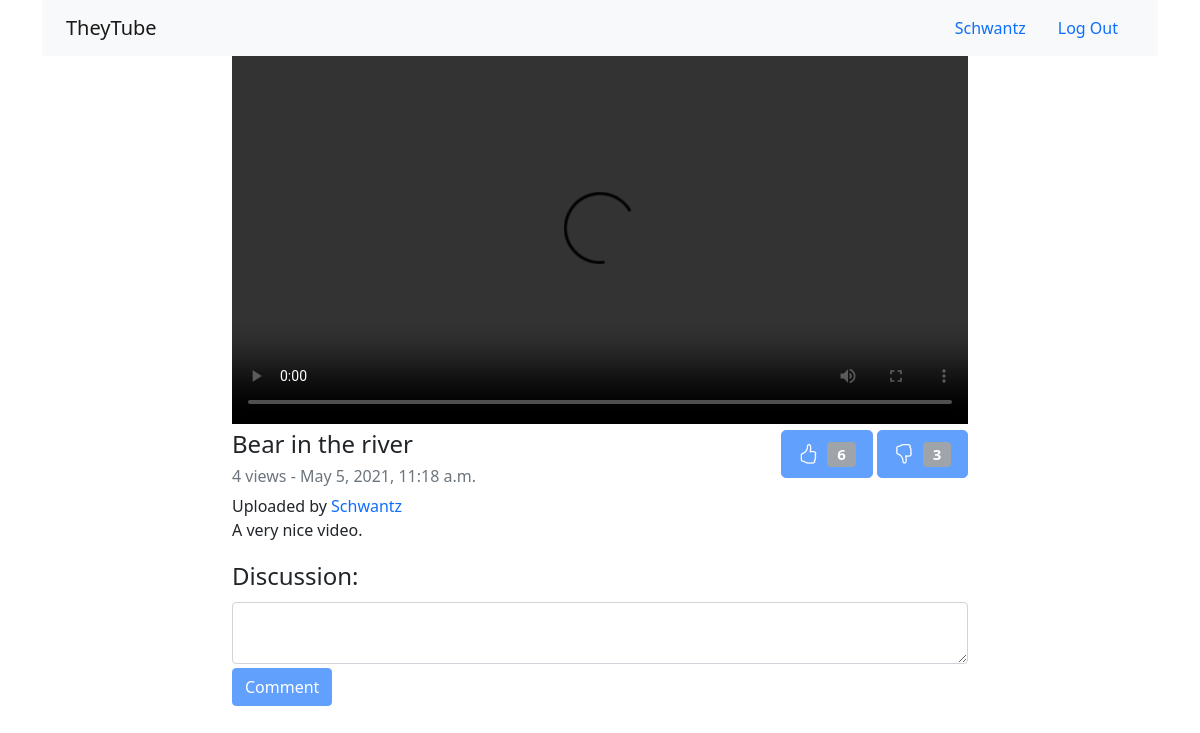
The page /watch/2 (signed in) on the database its author committed.
### tube/models.py (models this page shows, shortened)
class User(AbstractUser):
    pass

class Video(models.Model):
    title = models.CharField(max_length=100)
    description = models.TextField(max_length=5000, blank=True)
    video = models.FileField(upload_to='videos/')
    image = models.ImageField(upload_to='images/', blank=True)
    duration = models.DurationField(blank=True, null=True)
    CATEGORY_CHOICES = [
        ('ED', 'Education'),
        ('MU', 'Music'),
        ('NW', 'News'),
        ('OT', 'Other')
    ]
    category = models.CharField(
        max_length=2,
        choices=CATEGORY_CHOICES,
        default='OT',
    )
    VISIBILITY_CHOICES = [
        ('PU', 'Public'),
        ('PR', 'Private'),
    ]
    visibility = models.CharField(
        max_length=2,
        choices=VISIBILITY_CHOICES,
        default='PR',
    )
    user = models.ForeignKey(User, on_delete=models.CASCADE, related_name="videos")
    views = models.IntegerField(default=0)
    timestamp = models.DateTimeField(auto_now_add=True)
    likes = models.IntegerField(default=0)
    unlikes = models.IntegerField(default=0)
    togglers = models.ManyToManyField(User, blank=True, related_name="toggled")

### tube/views.py (the view)
# urls.py: path("watch/<int:video_id>", views.watch, name="watch"),
def watch(request, video_id):
    video = Video.objects.get(id=video_id)
    video.views = video.views + 1
    video.save()
    return render(request, "tube/watch.html", {
        "video": video,
        "rated": video.togglers.filter(id=request.user.id).exists() # Just for disable like and unlike buttons in case user already rate this video
    })

### tube/templates/tube/watch.html (shortened to what this page needs)
{% extends "tube/layout.html" %}
{% load static %}
{% block body %}
    <div class="container">
        <div class="row">
            <div class="col-12">
                <nav class="navbar navbar-light bg-light">
                    <div class="container-fluid">
                        <a class="navbar-brand" href="#">TheyTube</a>
                        <nav class="nav">
                            {% if user.is_authenticated %}
                                <a class="nav-link" href="#">{{ user.username }}</a>
                                <a class="nav-link" href="{% url 'logout' %}">Log Out</a>
                            {% else %}
                                <a class="nav-link" href="{% url 'login' %}">Log In</a>
                                <a class="nav-link" href="{% url 'register' %}">Register</a>
                            {% endif %}
                        </nav>
                    </div>
                </nav>
            </div>
        </div>
        <div class="row justify-content-center">
            <div class="col-lg-8 col-md-10 col-sm-12">
                <video controls>
                    <source src="/media/{{video.video}}" type="video/mp4">
                </video>
            </div>
        </div>
        <div class="row justify-content-center">
            <div class="col-lg-8 col-md-10 col-sm-12 d-flex justify-content-between">
                <div>
                    <h4>{{video.title}}</h4>
                    <h6 class="text-muted">{{video.views|add:"-1"}} views - {{video.timestamp}}</h6>
                    Uploaded by <a href="#" class="text-decoration-none">{{video.user.username}}</a>
                </div>
                <div>
                    <button type="button" class="btn btn-primary btn-lg" id="like_button" onclick="like_video('{{video.id}}')"
                    {% if not user.is_authenticated or rated %} disabled {% endif %}
                    >
                        <i class="bi bi-hand-thumbs-up me-1"></i>
                        <span class="badge bg-secondary">{{video.likes}}</span>
                    </button>
                    <button type="button" class="btn btn-primary btn-lg" id="unlike_button" onclick="unlike_video('{{video.id}}')"
                    {% if not user.is_authenticated or rated %} disabled {% endif %}
                    >
                        <i class="bi bi-hand-thumbs-down me-1"></i>
                        <span class="badge bg-secondary">{{video.unlikes}}</span>
                    </button>
                </div>
            </div>
        </div>
        <div class="row justify-content-center">
            <div class="col-lg-8 col-md-10 col-sm-12">
                <p>{{video.description}}</p>
            </div>
        </div>
        <div class="row justify-content-center">
            <div class="col-lg-8 col-md-10 col-sm-12">
                <form id="comment-form">
                    <fieldset
                    {% if not user.is_authenticated %} disabled {% endif %}>
                        <legend>Discussion:</legend>
                        <textarea class="form-control" id="comment"></textarea>
                        <input class="mt-1 btn btn-primary" id="comment-submit" type="submit" value="Comment">
                    </fieldset>
                </form>
            </div>
        </div>
    </div>
{% endblock %}

### tube/static/tube/styles.css (style rules this page uses)
video { width: 100% !important; height: auto !important; }

### rows shown on the page
User: username "Schwantz"
Video: title "Bear in the river", views|add "4", timestamp "May 5, 2021, 11:18 a.m.", user.username "Schwantz", likes "6", unlikes "3", description "A very nice video."
